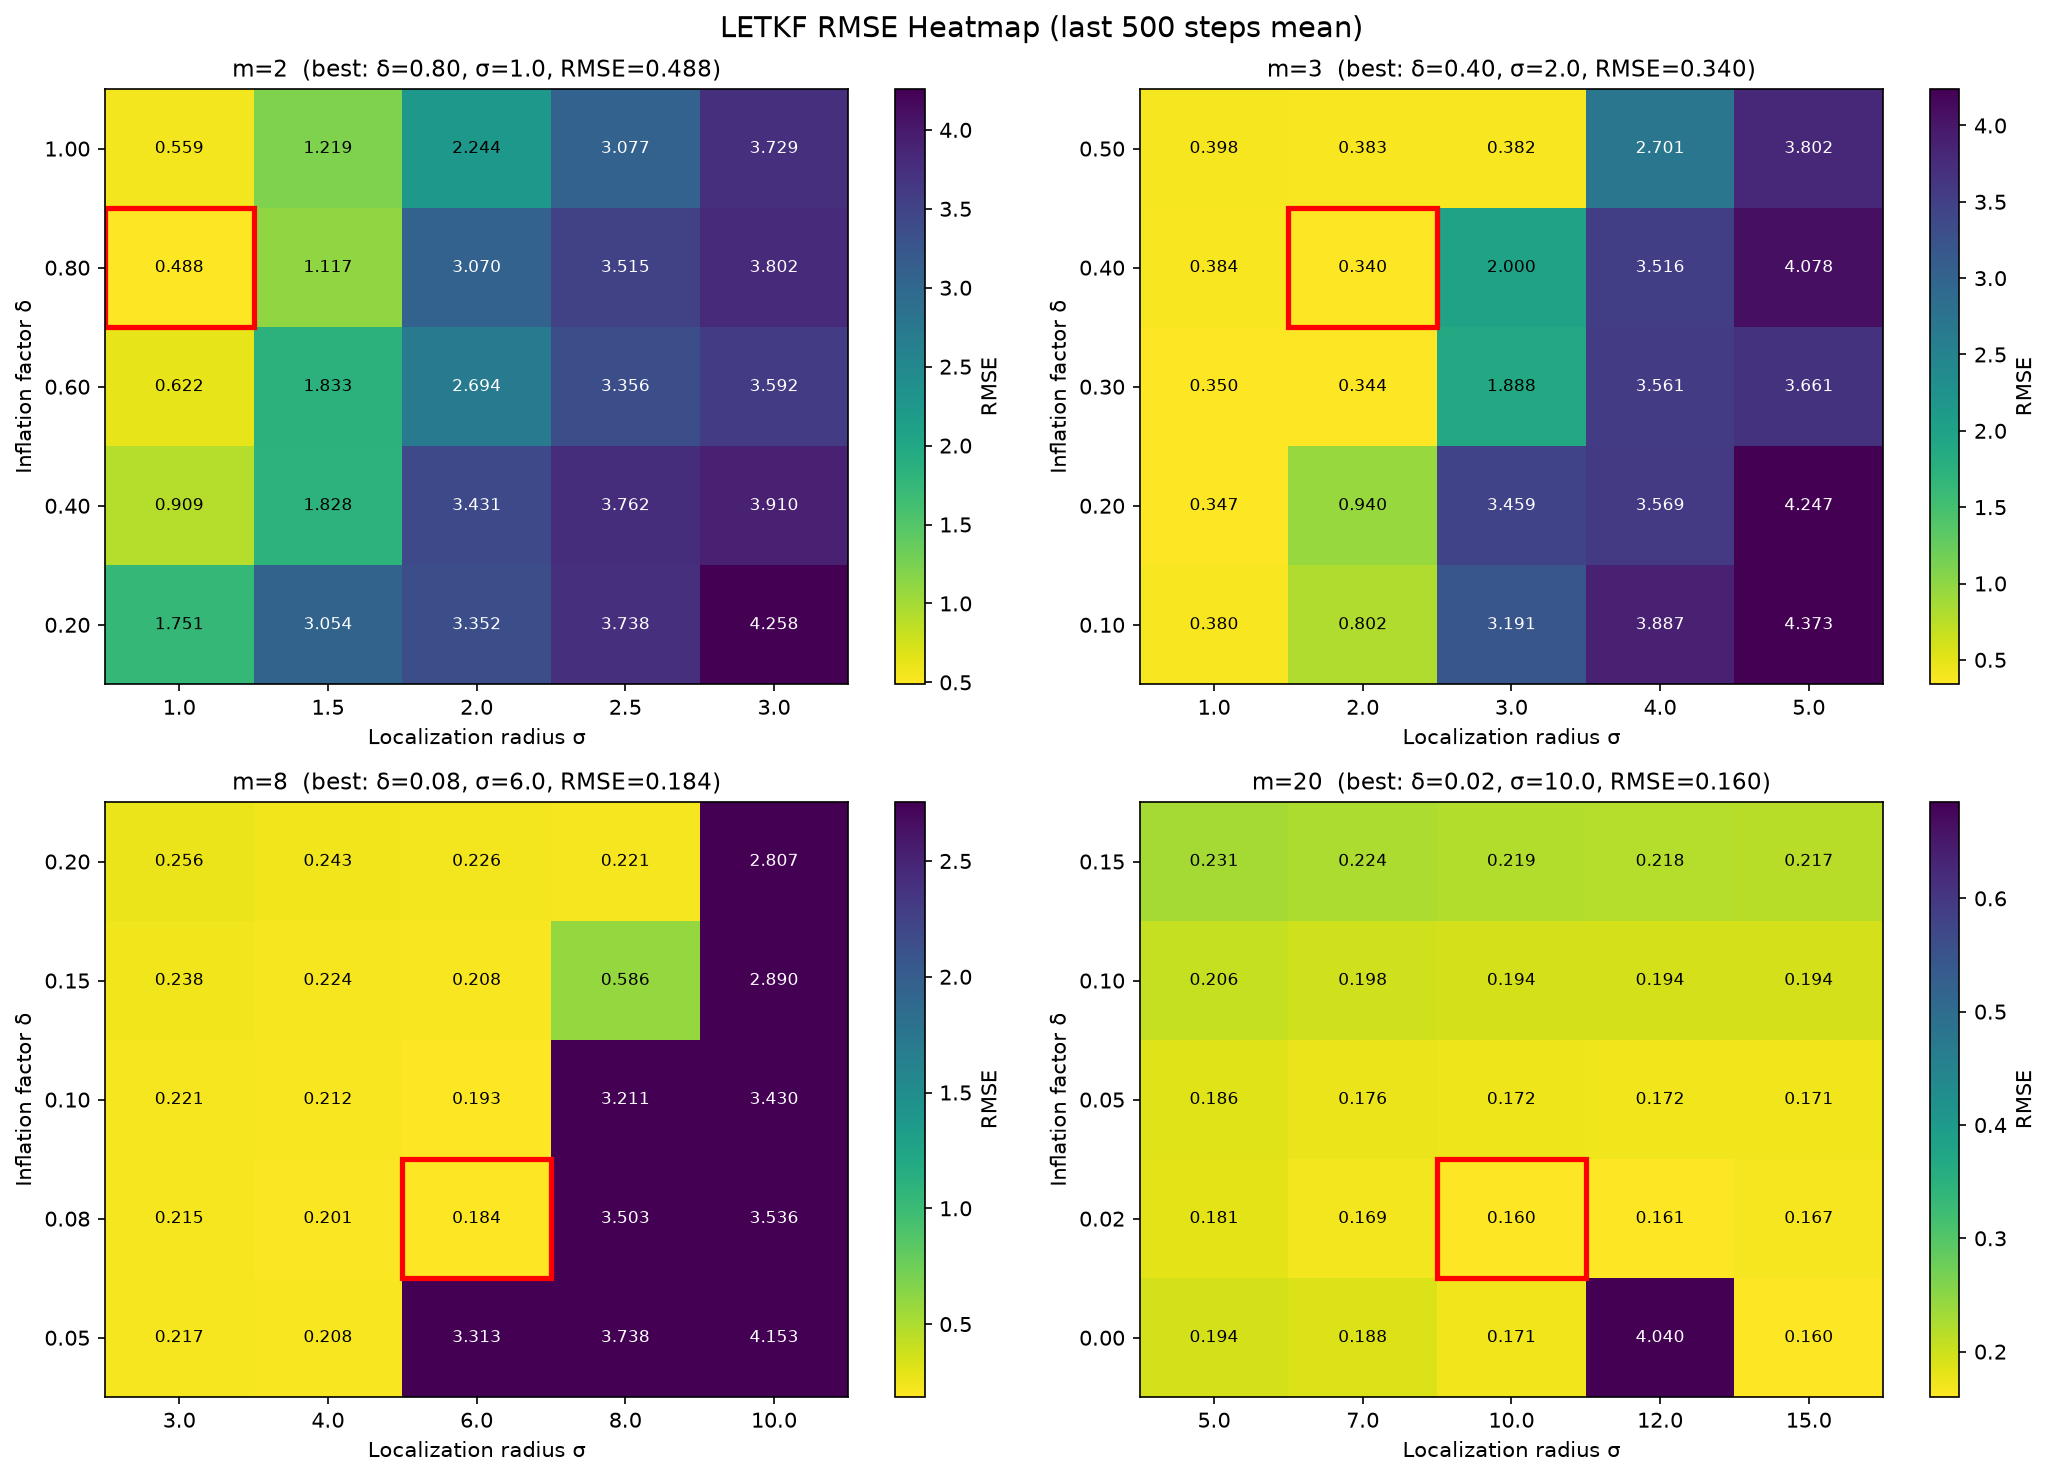

Python code for this plot:
"""
全アンサンブル数 m=2,3,8,20 のヒートマップを1枚にまとめる
"""
import numpy as np
import matplotlib.pyplot as plt
from function.create_data import createdata
from function.run import run_LETKF_fixed

N, F, dt = 40, 8.0, 0.05
R = np.eye(N)

SEARCH = {
    2:  {"inflation": [0.20, 0.40, 0.60, 0.80, 1.00],
         "sigma":     [1.0,  1.5,  2.0,  2.5,  3.0]},
    3:  {"inflation": [0.10, 0.20, 0.30, 0.40, 0.50],
         "sigma":     [1.0,  2.0,  3.0,  4.0,  5.0]},
    8:  {"inflation": [0.05, 0.08, 0.10, 0.15, 0.20],
         "sigma":     [3.0,  4.0,  6.0,  8.0,  10.0]},
    20: {"inflation": [0.00, 0.02, 0.05, 0.10, 0.15],
         "sigma":     [5.0,  7.0,  10.0, 12.0, 15.0]},
}
MEMBERS = [2, 3, 8, 20]

print("データ準備中...")
truth, obs, spinup_states = createdata(N, F, dt)
initial_background = obs[0].copy()

rmse_maps = {}
best_params = {}

for m in MEMBERS:
    inf_vals = SEARCH[m]["inflation"]
    sig_vals = SEARCH[m]["sigma"]
    rmse_map = np.zeros((len(inf_vals), len(sig_vals)))
    total = len(inf_vals) * len(sig_vals)
    count = 0
    for i, inf in enumerate(inf_vals):
        for j, sig in enumerate(sig_vals):
            count += 1
            print(f"  m={m} [{count}/{total}] δ={inf:.2f}, σ={sig:.1f} ...", end="\r")
            _, rmse_a, _, _ = run_LETKF_fixed(
                truth, obs, dt, F, R, inflation=inf, m=m, sigma=sig,
                spinup_states=spinup_states, initial_background=initial_background
            )
            rmse_map[i, j] = np.nanmean(rmse_a[-500:])
    rmse_maps[m] = rmse_map
    best_idx = np.unravel_index(np.nanargmin(rmse_map), rmse_map.shape)
    best_params[m] = {
        "inf": inf_vals[best_idx[0]],
        "sig": sig_vals[best_idx[1]],
        "rmse": rmse_map[best_idx],
    }
    print(f"\n  m={m}: best δ={best_params[m]['inf']:.2f}, σ={best_params[m]['sig']:.1f}, RMSE={best_params[m]['rmse']:.4f}")

print("\nヒートマップ描画中...")

fig, axes = plt.subplots(2, 2, figsize=(14, 10))
fig.suptitle("LETKF RMSE Heatmap (last 500 steps mean)", fontsize=14)

for ax, m in zip(axes.flat, MEMBERS):
    inf_vals = np.array(SEARCH[m]["inflation"])
    sig_vals = np.array(SEARCH[m]["sigma"])
    rmse_map = rmse_maps[m]

    vmax = min(np.nanmax(rmse_map), rmse_maps[m].mean() * 2.0)
    im = ax.imshow(rmse_map, cmap="viridis_r",
                   vmin=np.nanmin(rmse_map), vmax=vmax,
                   aspect="auto", origin="lower")

    ax.set_xticks(range(len(sig_vals)))
    ax.set_xticklabels([f"{s:.1f}" for s in sig_vals])
    ax.set_yticks(range(len(inf_vals)))
    ax.set_yticklabels([f"{d:.2f}" for d in inf_vals])
    ax.set_xlabel("Localization radius σ")
    ax.set_ylabel("Inflation factor δ")

    bp = best_params[m]
    ax.set_title(f"m={m}  (best: δ={bp['inf']:.2f}, σ={bp['sig']:.1f}, RMSE={bp['rmse']:.3f})",
                 fontsize=11)

    for i in range(len(inf_vals)):
        for j in range(len(sig_vals)):
            val = rmse_map[i, j]
            mid = (np.nanmax(rmse_map) + np.nanmin(rmse_map)) / 2
            color = "white" if val > mid else "black"
            text = f"{val:.3f}" if np.isfinite(val) else "DIV"
            ax.text(j, i, text, ha="center", va="center", fontsize=8, color=color)

    # 最適セルを枠で強調
    best_idx = np.unravel_index(np.nanargmin(rmse_map), rmse_map.shape)
    ax.add_patch(plt.Rectangle(
        (best_idx[1] - 0.5, best_idx[0] - 0.5), 1, 1,
        fill=False, edgecolor="red", lw=2.5
    ))

    plt.colorbar(im, ax=ax, label="RMSE")

plt.tight_layout()
plt.savefig("slide_heatmap_all.png", dpi=150, bbox_inches="tight")
plt.show()
print("\n保存: slide_heatmap_all.png")
